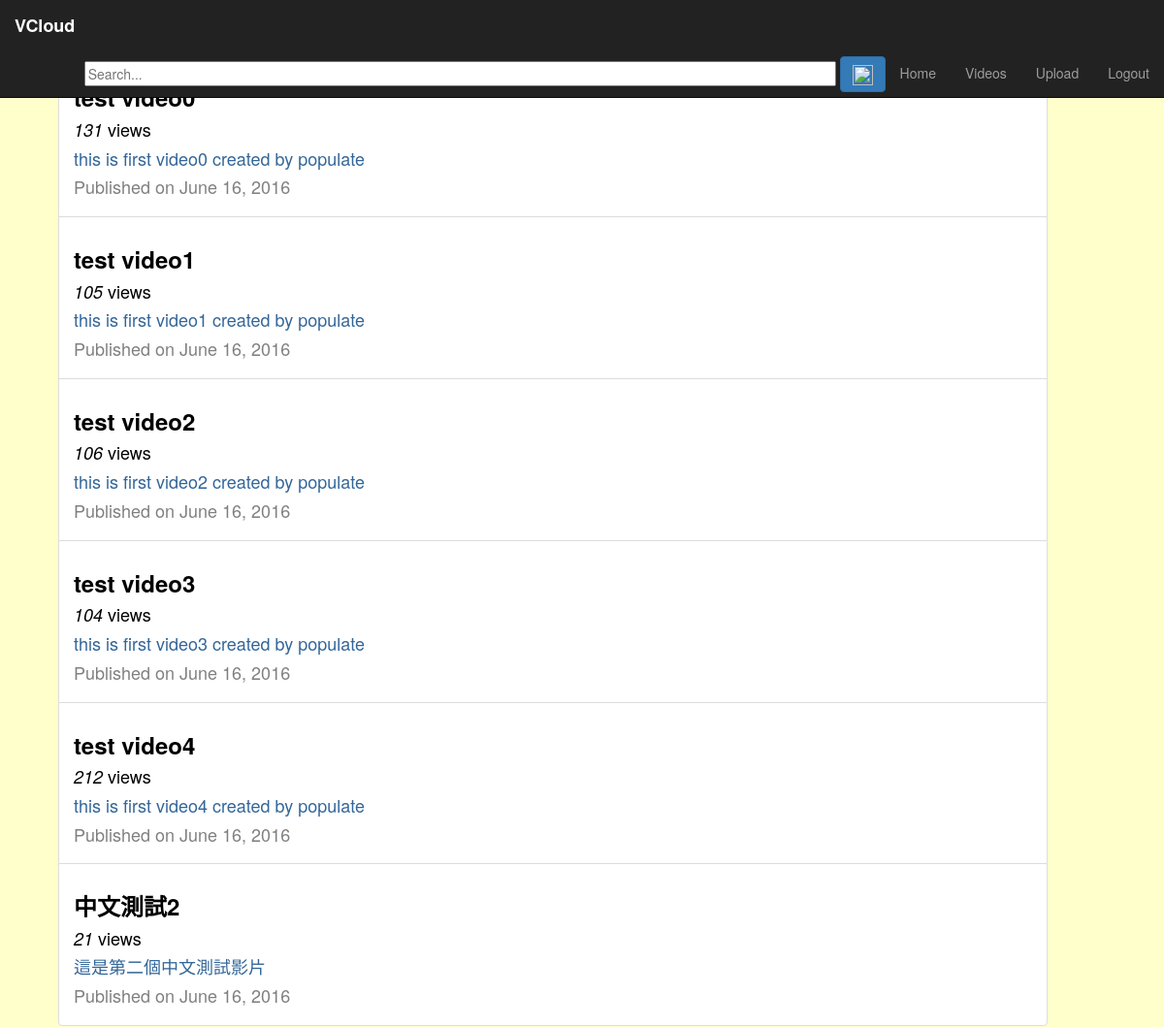
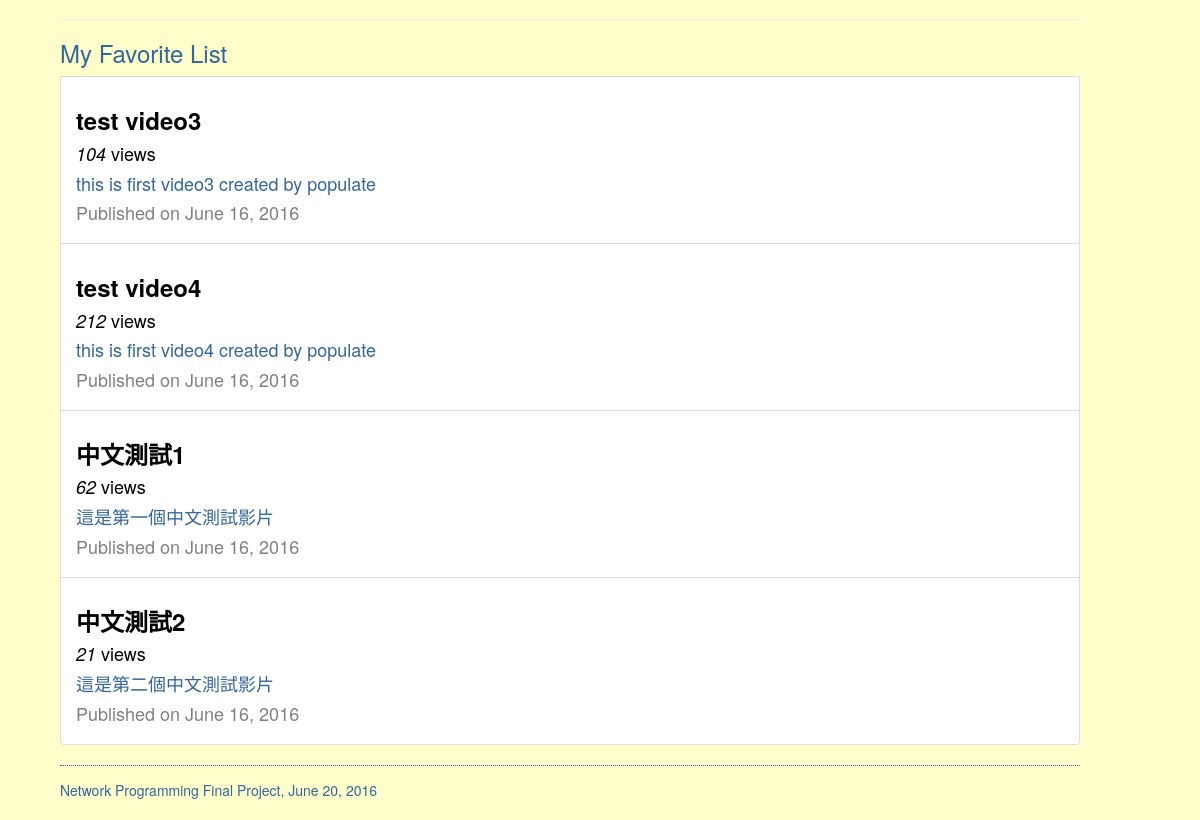
Page /vod/personal_videos?user_id=1 (signed in) on the earlier database version (2 pictures, top to bottom).
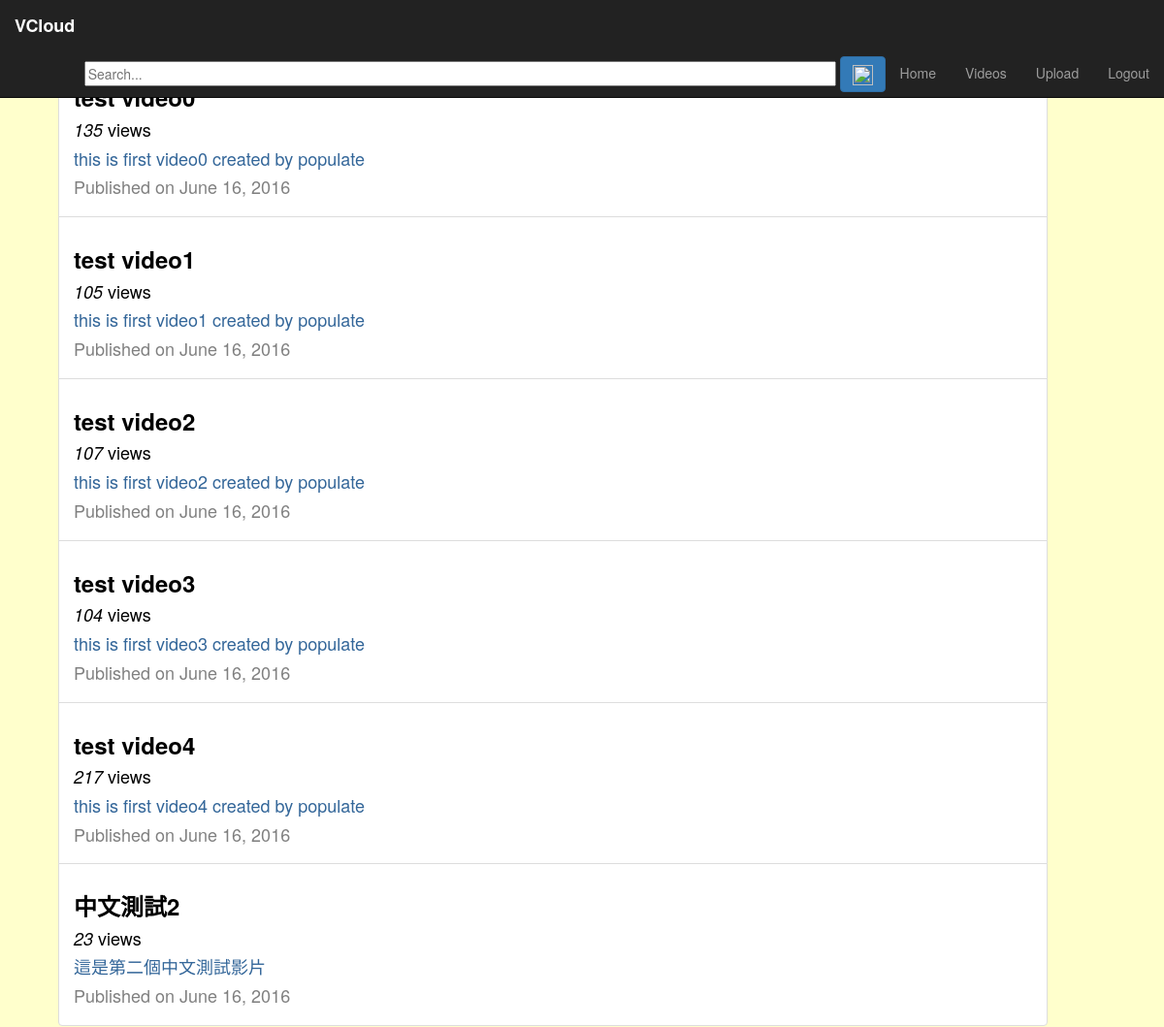
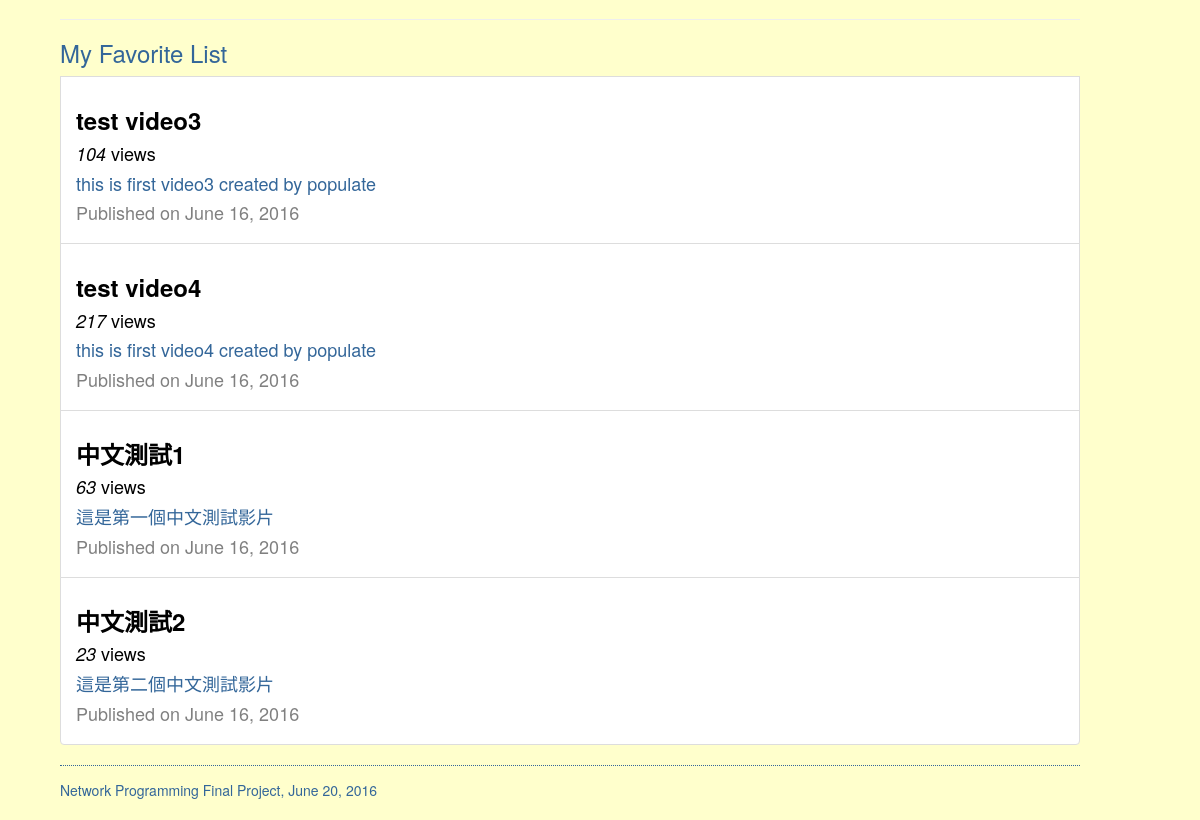
Same page on the later database version (2 pictures, top to bottom).
### vod/models.py (models this page shows, shortened)
class Video(models.Model):
    user = models.ForeignKey(User, verbose_name='video_user', on_delete=models.CASCADE)
    title = models.CharField(max_length=128)
    description = models.CharField(max_length=1024)
    upload_date = models.DateField(auto_now_add=True)
    duration = models.DurationField(default=timedelta())
    views = models.IntegerField(default=0)
    url = models.URLField(null=True)

### vod/views.py (the view)
@login_required
def personal_videos(request):
    context_dict = {}
    if request.method == 'GET':
        if 'user_id' in request.GET:
            user_id = request.GET['user_id']
            if not user_id or not user_id.isdigit():
                 return redirect('/vod/')
            user_id = int(user_id)
            personal_list = Video.objects.filter(user__id=user_id).order_by('-upload_date')
            context_dict['personal_list'] = personal_list
            get_like_list = LikeVideo.objects.filter(user__id=user_id)
            video_id_list = []
            for get_like in get_like_list:
                video_id_list.append(get_like.video.id)
            like_list = Video.objects.filter(id__in=video_id_list).order_by('-upload_date')
            context_dict['like_list'] = like_list
    return render(request, 'vod/personal_videos.html', context_dict)

### templates/vod/personal_videos.html (shortened to what this page needs)
{% extends 'base.html' %}
{% load staticfiles %}
{% block head %}
  <link rel="stylesheet" href="{% static "css/index.css" %}">
{% endblock %}
{% block body_block %}
  {% if personal_list %}
    <ul class="list-group">
      <h3>My Uploaded Videos</h3>
      {% for personal in personal_list %}
        <li class="list-group-item">
          <div>
            <h3><a href="{% url 'videoplay' %}?video_id={{personal.id}}"><font color=black><b>{{ personal.title }}</b></font></a></h3>
            <h4><font color=black><em>{{ personal.views }}</em> views</font></h4>
            <h4>{{ personal.description }}</h4>
            <h4><font color=gray>Published on {{ personal.upload_date }}</font></h4>
          </div>
        </li>
      {% endfor %}
    </ul>
  {% else %}
    <h3>You haven't uploaded a video yet.</h3>
  {% endif %}
  <hr>
  {% if like_list %}
    <ul class="list-group">
      <h3>My Favorite List</h3>
      {% for like in like_list %}
        <li class="list-group-item">
          <div>
            <h3><a href="{% url 'videoplay' %}?video_id={{like.id}}"><font color=black><b>{{ like.title }}</b></font></a></h3>
            <h4><font color=black><em>{{ like.views }}</em> views</font></h4>
            <h4>{{ like.description }}</h4>
            <h4><font color=gray>Published on {{ like.upload_date }}</font></h4>
          </div>
        </li>
      {% endfor %}
    </ul>
  {% else %}
    <h3>No favorite videos.</h3>
  {% endif %}
{% endblock %}

Differences in the rows shown:
changed Video "this is first video0 created by populate": views "131" → "135"
changed Video "test video2": views "106" → "107"
changed Video "test video4": views "212" → "217"
changed Video "中文測試2": views "21" → "23"
changed Video "中文測試1": views "62" → "63"
